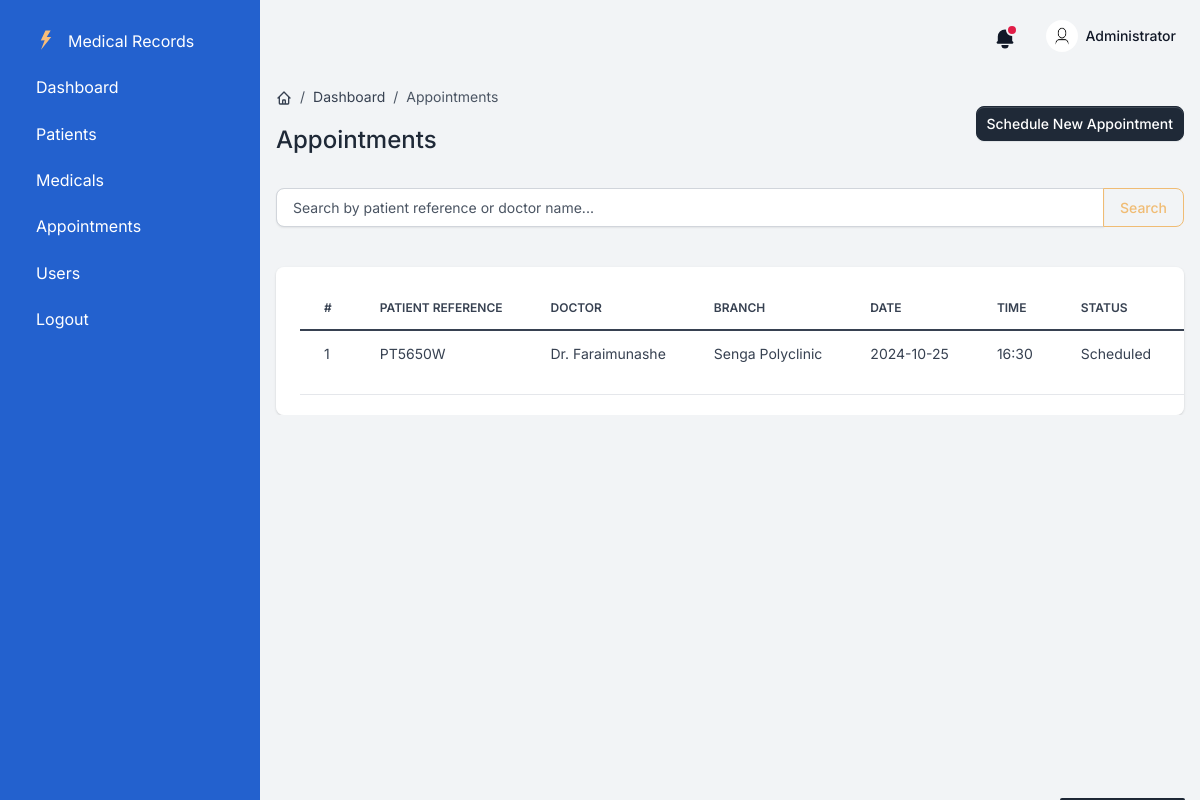
The page /appointments (signed in) on the database its author committed.
### app/models.py (models this page shows, shortened)
class User(UserMixin, db.Model):
    id = db.Column(db.Integer, primary_key=True)
    branch_id = db.Column(db.Integer, db.ForeignKey('branch.id'), nullable=False)
    email = db.Column(db.String(100), unique=True)
    password = db.Column(db.String(100))
    name = db.Column(db.String(100))
    role = db.Column(db.Integer)

class Appointment(db.Model):
    id = db.Column(db.Integer, primary_key=True)
    patient_id = db.Column(db.Integer, db.ForeignKey('patient.id'), nullable=False)
    doctor_id = db.Column(db.Integer, db.ForeignKey('user.id'), nullable=False)
    branch_id = db.Column(db.Integer, db.ForeignKey('branch.id'), nullable=False)
    appointment_date = db.Column(db.Date, nullable=False)
    appointment_time = db.Column(db.Time, nullable=False)
    status = db.Column(db.String(50), default='Scheduled')
    notes = db.Column(db.Text)
    patient = db.relationship('Patient', backref='appointments')
    doctor = db.relationship('User', foreign_keys=[doctor_id], backref='appointments')
    branch = db.relationship('Branch', backref='appointments')

class Patient(db.Model):
    id = db.Column(db.Integer, primary_key=True)
    reference = db.Column(db.String(20), nullable=False, unique=True)
    firstnames = db.Column(db.String(20), nullable=False)
    surname = db.Column(db.String(20), nullable=False)
    gender = db.Column(db.String(20), nullable=False)
    email = db.Column(db.String(100), nullable=False)
    phone = db.Column(db.String(20), nullable=False)
    address = db.Column(db.String(20), nullable=False)
    dob = db.Column(db.Date, default=date.today)
    created_at = db.Column(db.DateTime(timezone=True), default=datetime.datetime.now)

class Branch(db.Model):
    id = db.Column(db.Integer, primary_key=True)
    name = db.Column(db.String(100), nullable=False)
    users = db.relationship('User', backref='branch', lazy=True)

### app/appointment.py (the view)
@appointments_bp.route('/appointments', methods=['GET'])
@login_required
def appointments():
    search_query = request.args.get('search', '')
    if search_query:
        appointments = Appointment.query.join(Patient).filter(
            Patient.full_name.ilike(f'%{search_query}%')
        ).all()
    else:
        appointments = Appointment.query.all()
    return render_template('appointments.html', appointments=appointments, search_query=search_query)

### app/templates/appointments.html (shortened to what this page needs)
{% extends "base.html" %}
{% block content %}
    <div class="d-flex justify-content-between flex-wrap flex-md-nowrap align-items-center py-4">
        <div class="d-block mb-4 mb-md-0">
            <nav aria-label="breadcrumb" class="d-none d-md-inline-block">
                <ol class="breadcrumb breadcrumb-dark breadcrumb-transparent">
                    <li class="breadcrumb-item">
                        <a href="{{ url_for('dashboard.dashboard') }}">
                        </a>
                    </li>
                    <li class="breadcrumb-item"><a href="{{ url_for('dashboard.dashboard') }}">Dashboard</a></li>
                    <li class="breadcrumb-item active" aria-current="page">Appointments</li>
                </ol>
            </nav>
            <h2 class="h4">Appointments</h2>
        </div>
        <div class="btn-toolbar mb-2 mb-md-0">
            <a href="{{ url_for('appointments.create_appointment') }}" class="btn btn-sm btn-gray-800 d-inline-flex align-items-center">
                Schedule New Appointment
            </a>
        </div>
    </div>
    <div class="table-settings mb-4">
        <form method="GET" action="{{ url_for('appointments.appointments') }}" class="mb-3">
            <div class="input-group">
                <input type="text" class="form-control" name="search" placeholder="Search by patient reference or doctor name..." value="{{ search_query }}">
                <button class="btn btn-outline-secondary" type="submit">Search</button>
            </div>
        </form>
    </div>
    <div class="card card-body border-0 shadow table-wrapper table-responsive">
        <table class="table table-hover">
            <thead>
                <tr>
                    <th class="border-gray-200">#</th>
                    <th class="border-gray-200">Patient Reference</th>
                    <th class="border-gray-200">Doctor</th>
                    <th class="border-gray-200">Branch</th>
                    <th class="border-gray-200">Date</th>
                    <th class="border-gray-200">Time</th>
                    <th class="border-gray-200">Status</th>
                    <th class="border-gray-200">Action</th>
                </tr>
            </thead>
            <tbody>
                {% for appointment in appointments %}
                    <tr>
                        <td>{{ appointment.id }}</td>
                        <td>{{ appointment.patient.reference }}</td>
                        <td>Dr. {{ appointment.doctor.name }}</td>
                        <td>{{ appointment.branch.name }}</td>
                        <td>{{ appointment.appointment_date.strftime('%Y-%m-%d') }}</td>
                        <td>{{ appointment.appointment_time.strftime('%H:%M') }}</td>
                        <td>{{ appointment.status }}</td>
                        <td>
                        </td>
                    </tr>
                {% endfor %}
            </tbody>
        </table>
    </div>
{% endblock %}

### app/templates/base.html (shortened to what this page needs)
<!DOCTYPE html>
<html lang="en">
    <head>
        <link type="text/css" href="{{ url_for('static', filename='vendor/sweetalert2/dist/sweetalert2.min.css')}}" rel="stylesheet">
        <link type="text/css" href="{{ url_for('static', filename='vendor/notyf/notyf.min.css')}}" rel="stylesheet">
        <link type="text/css" href="{{ url_for('static', filename='css/volt.css')}}" rel="stylesheet">
    </head>
<body>
    <nav id="sidebarMenu" class="sidebar d-lg-block bg-info text-white collapse" data-simplebar>
        <div class="sidebar-inner px-4 pt-3">
            <ul class="nav flex-column pt-3 pt-md-0">
                <li class="nav-item">
                    <a href="{{ url_for('dashboard.dashboard') }}" class="nav-link d-flex align-items-center">
                    <span class="sidebar-icon">
                        <img src="{{ url_for('static', filename='assets/img/brand/light.svg') }}" height="20" width="20" alt="Volt Logo">
                    </span>
                    <span class="mt-1 ms-1 sidebar-text">Medical Records</span>
                    </a>
                </li>
                <li class="nav-item">
                    <a href="{{ url_for('dashboard.dashboard') }}" class="nav-link">
                        <span class="sidebar-text">Dashboard</span>
                    </a>
                </li>
                <li class="nav-item">
                    <a href="{{ url_for('patients.patients') }}" class="nav-link">
                        <span class="sidebar-text">Patients</span>
                    </a>
                </li>
                <li class="nav-item">
                    <a href="{{ url_for('medicals.medicals') }}" class="nav-link">
                        <span class="sidebar-text">Medicals</span>
                    </a>
                </li>
                <li class="nav-item">
                    <a href="{{ url_for('appointments.appointments') }}" class="nav-link">
                        <span class="sidebar-text">Appointments</span>
                    </a>
                </li>
                <li class="nav-item">
                    <a href="{{ url_for('users.users') }}" class="nav-link">
                        <span class="sidebar-text">Users</span>
                    </a>
                </li>
                <li class="nav-item">
                    <a href="{{ url_for('auth.logout') }}" class="nav-link">
                        <span class="sidebar-text">Logout</span>
                    </a>
                </li>
            </ul>
        </div>
    </nav>
        <main class="content">
            <nav class="navbar navbar-top navbar-expand navbar-dashboard navbar-dark ps-0 pe-2 pb-0">
                <div class="container-fluid px-0">
                    <div class="d-flex justify-content-between w-100" id="navbarSupportedContent">
                        <ul class="navbar-nav align-items-center">
                            <li class="nav-item dropdown">
                                <a class="nav-link text-dark notification-bell unread dropdown-toggle" data-unread-notifications="true" href="#" role="button" data-bs-toggle="dropdown" data-bs-display="static" aria-expanded="false">
                                    <svg class="icon icon-sm text-gray-900" fill="currentColor" viewBox="0 0 20 20" xmlns="http://www.w3.org/2000/svg"><path d="M10 2a6 6 0 00-6 6v3.586l-.707.707A1 1 0 004 14h12a1 1 0 00.707-1.707L16 11.586V8a6 6 0 00-6-6zM10 18a3 3 0 01-3-3h6a3 3 0 01-3 3z"></path></svg>
                                </a>
                            </li>
                            <li class="nav-item dropdown ms-lg-3">
                                <a class="nav-link dropdown-toggle pt-1 px-0" href="#" role="button" data-bs-toggle="dropdown" aria-expanded="false">
                                    <div class="media d-flex align-items-center">
                                        <img class="avatar rounded-circle" alt="Image placeholder" src="{{ url_for('static', filename='images/user-icon.jpg') }}">
                                        <div class="media-body ms-2 text-dark align-items-center d-none d-lg-block">
                                            <span class="mb-0 font-small fw-bold text-gray-900">{{ current_user.name }}</span>
                                        </div>
                                    </div>
                                </a>
                            </li>
                        </ul>
                    </div>
                </div>
            </nav>
            {% block content %}
            {% endblock %}
        </main>
</body>
</html>

### rows shown on the page
User: name "Administrator"
Appointment: id "1", patient.reference "PT5650W", doctor.name "Faraimunashe", branch.name "Senga Polyclinic", appointment_date "2024-10-25", appointment_time "16:30", status "Scheduled"
